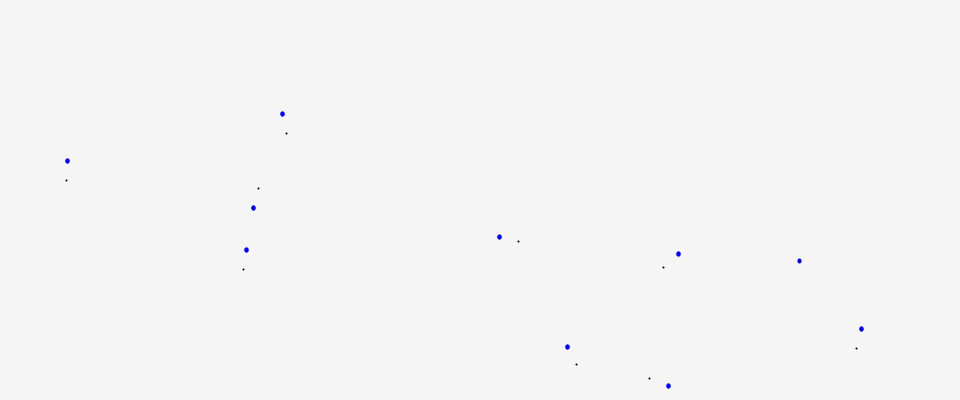
Frame 1 (no input)
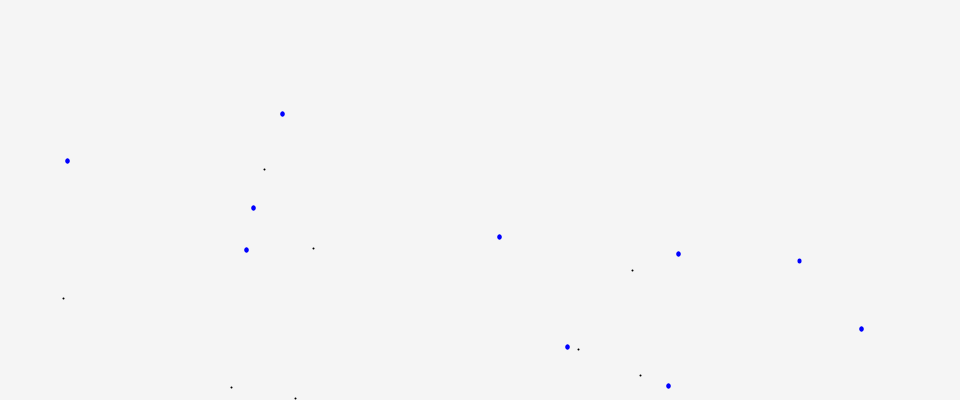
Frame 60 (the mouse pressed at the canvas centre just before this capture)
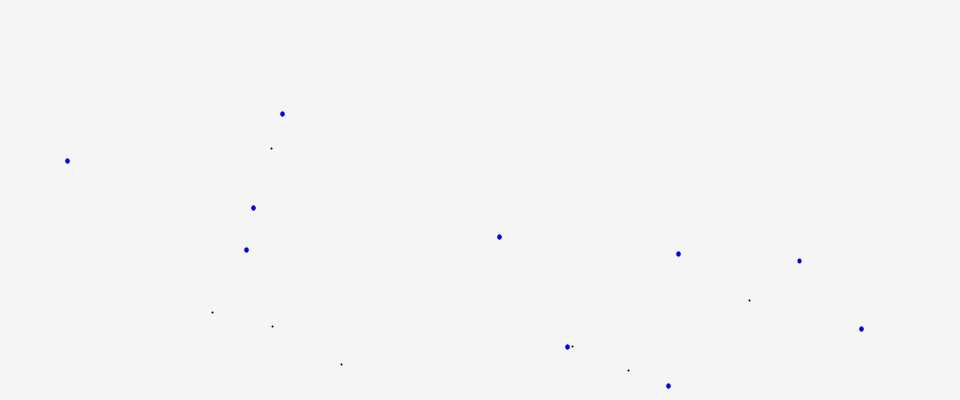
Frame 120 (the mouse held since frame 60 and released just before this capture)

The Processing sketch that drew these frames (run headless with seeded random() and noise(); from frame 60 on, the mouse is pressed at the canvas centre):

// Processing sketch: rand_points_between_points
// ── rand_points_between_points.pde
int[] randX;
int[] randY;
float[] hypotenuses;
float[] dirX;
float[] dirY;
int numPoints = 36;
int t = 20;
float maxHypotenuse;

void setup() {
  size(1920/2, 400);
  background(245);
  frameRate(10);
  randX = new int[numPoints];
  randY = new int[numPoints];
  hypotenuses = new float[numPoints - 1];
  dirX = new float[numPoints - 1];
  dirY = new float[numPoints - 1];

  for (int i = 0; i < numPoints; i++) {
    int x = int(random(-width/2, width/2));
    int y = int(random(-width/2, width/2));
    randX[i] = x;
    randY[i] = y;
  }

  for (int i = 0; i < numPoints - 1; i++) {
    float x1 = randX[i];
    float x2 = randX[i+1];
    float y1 = randY[i];
    float y2 = randY[i+1];
    float rise = y2 - y1;
    float run = x2 - x1;
    float h = sqrt(sq(rise) + sq(run));
    float dirx = run/h;
    float diry = rise/h;
    dirX[i] = dirx;
    dirY[i] = diry;
    hypotenuses[i] = h;
  }

  maxHypotenuse = hypotenuses[0];
  for (int i = 1; i < hypotenuses.length; i++) {
    if (hypotenuses[i] > maxHypotenuse) {
      maxHypotenuse = hypotenuses[i];
    }
  }
}

void draw() {
  translate(width/2, width/2);
  scale(1, -1);
  background(245);

  for (int i = 0; i < numPoints -1; i++) {
    float x1 = randX[i];
    float y1 = randY[i];
    stroke(0, 0, 255);
    strokeWeight(4);
    point(x1, y1);
    float x2 = randX[i + 1];
    float y2 = randY[i + 1];
    point(x2, y2);
    float h = hypotenuses[i];
    float dirx = dirX[i];
    float diry = dirY[i];

    stroke(0);
    strokeWeight(2);
    int th = t % int(h);
    if (th < h) {
      float x = x1 + th * dirx;
      float y = y1 + th * diry;
      point(x, y);
    }
  }

  t += 2;
  if (t > maxHypotenuse) {
    // println("max reached");
    // noLoop();
  }
}
